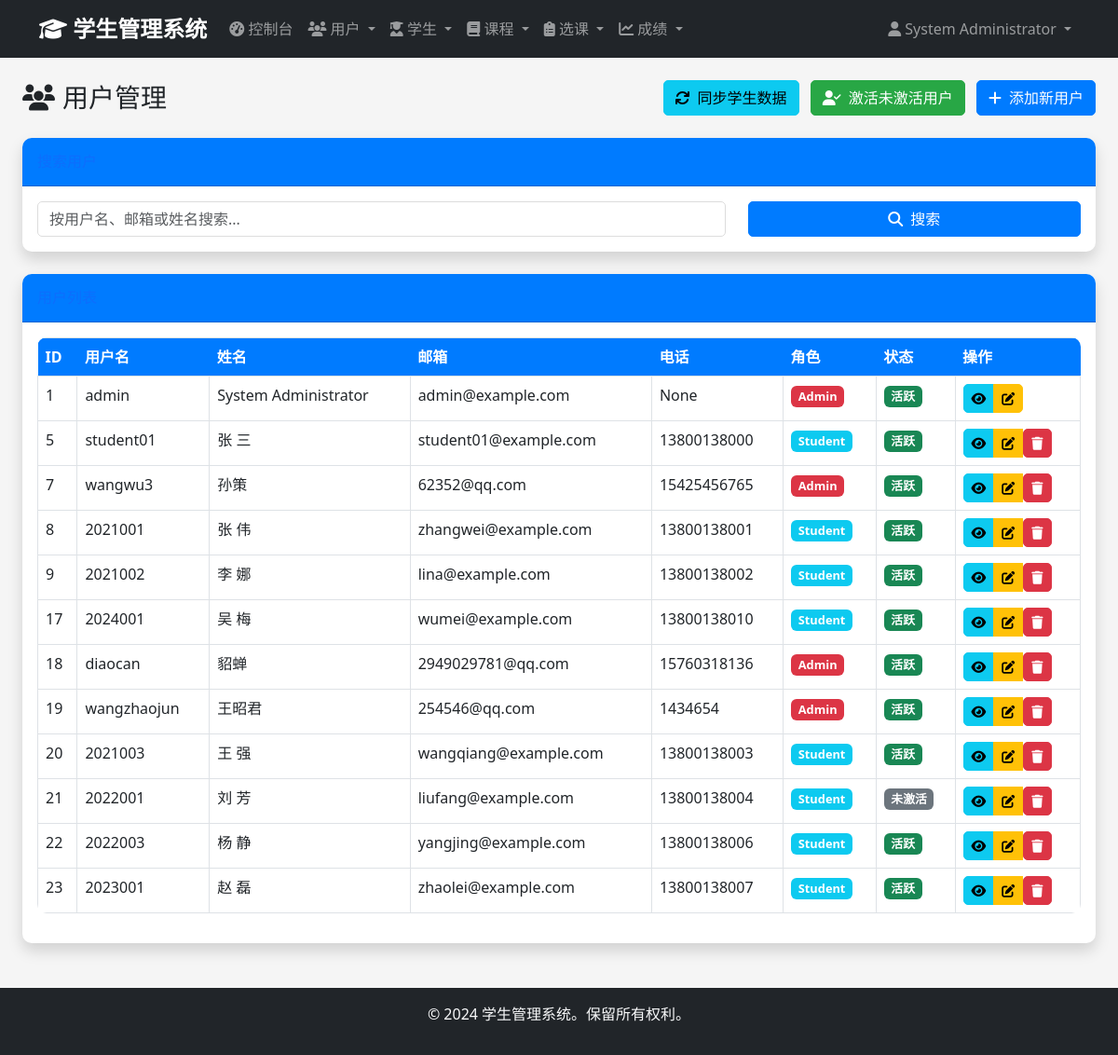
/admin/users (signed in), run on an earlier commit of the app's database.
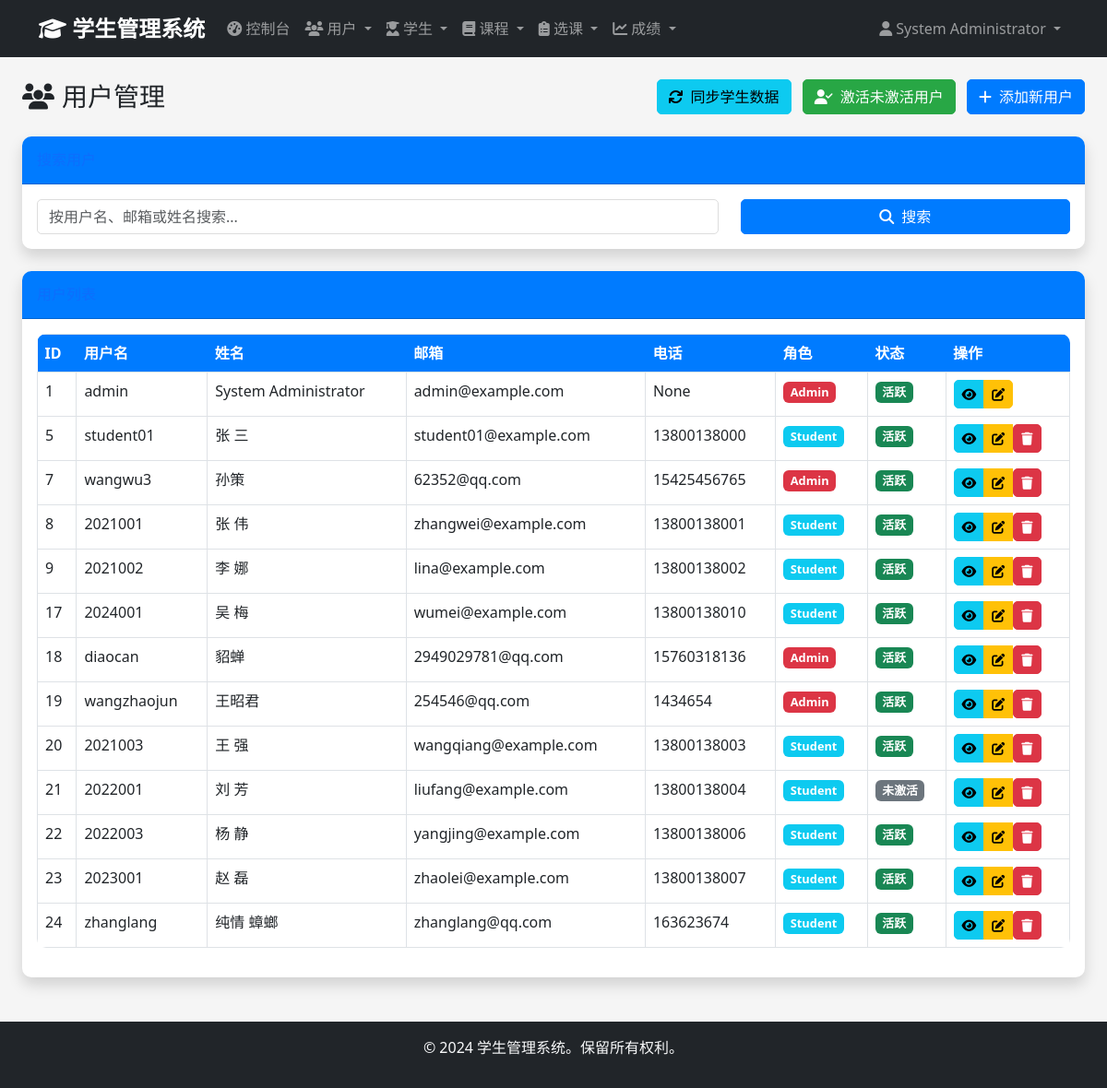
And on a later commit of the database.
### app/models/user.py (models this page shows, shortened)
class User(UserMixin, db.Model):
    __tablename__ = 'users'
    id = db.Column(db.Integer, primary_key=True)
    username = db.Column(db.String(50), unique=True, nullable=False)
    email = db.Column(db.String(100), unique=True, nullable=False)
    password_hash = db.Column(db.String(255), nullable=False)
    full_name = db.Column(db.String(100), nullable=False)
    phone = db.Column(db.String(20))
    role = db.Column(db.Enum('admin', 'student', name='user_role'), nullable=False, default='student')
    is_active = db.Column(db.Boolean, default=True)
    created_at = db.Column(db.DateTime, default=datetime.utcnow)
    updated_at = db.Column(db.DateTime, default=datetime.utcnow, onupdate=datetime.utcnow)
    administrator = db.relationship('Administrator', backref='user', uselist=False, cascade='all, delete-orphan')
    def is_admin(self):
        return self.role == 'admin'

### app/views/admin.py (the view, shortened to what this page needs)
@admin_bp.route('/users')
@login_required
@admin_required
def users():
    page = request.args.get('page', 1, type=int)
    search = request.args.get('search', '')
    query = User.query
    users = query.paginate(
        page=page,
        per_page=20,
        error_out=False
    )
    return render_template('admin/users/index.html', users=users, search=search)

### app/views/auth.py (called while the page is built)
def admin_required(f):
    @wraps(f)
    def decorated_function(*args, **kwargs):
        if not current_user.is_authenticated or not current_user.is_admin():
            flash('访问被拒绝。需要管理员权限。', 'error')
            return redirect(url_for('auth.login'))
        return f(*args, **kwargs)
    return decorated_function

### app/templates/admin/users/index.html (shortened to what the changed rows need)
{% extends "base.html" %}
{% block content %}
<div class="container-fluid">
    <div class="d-sm-flex align-items-center justify-content-between mb-4">
        <div class="d-flex align-items-center">
            <h1 class="h3 mb-0 text-gray-800">
                <i class="fas fa-users me-2"></i>用户管理
            </h1>
        </div>
    </div>
    <div class="card shadow mb-4">
        <div class="card-body">
            {% if users.items %}
            <div class="table-responsive">
                <table class="table table-bordered" id="usersTable" width="100%" cellspacing="0">
                    <thead>
                        <tr>
                            <th>ID</th>
                            <th>用户名</th>
                            <th>姓名</th>
                            <th>邮箱</th>
                            <th>电话</th>
                            <th>角色</th>
                            <th>状态</th>
                            <th>操作</th>
                        </tr>
                    </thead>
                    <tbody>
                        {% for user in users.items %}
                        <tr>
                            <td>{{ user.id }}</td>
                            <td>{{ user.username }}</td>
                            <td>{{ user.full_name }}</td>
                            <td>{{ user.email }}</td>
                            <td>{{ user.phone or '-' }}</td>
                            <td>
                                <span class="badge bg-{{ 'danger' if user.role == 'admin' else 'info' }}">
                                    {{ user.role.title() }}
                                </span>
                            </td>
                            <td>
                                {% if user.is_active %}
                                    <span class="badge bg-success">活跃</span>
                                {% else %}
                                    <span class="badge bg-secondary">未激活</span>
                                {% endif %}
                            </td>
                            <td>
                                <div class="btn-group" role="group">
                                    <a href="{{ url_for('admin.view_user', user_id=user.id) }}" class="btn btn-sm btn-info" title="查看">
                                        <i class="fas fa-eye"></i>
                                    </a>
                                    <a href="{{ url_for('admin.edit_user', user_id=user.id) }}" class="btn btn-sm btn-warning" title="编辑">
                                        <i class="fas fa-edit"></i>
                                    </a>
                                    {% if user.id != current_user.id %}
                                    <form method="POST" action="{{ url_for('admin.delete_user', user_id=user.id) }}" style="display: inline;"
                                          onsubmit="return confirm('确定要删除这个用户吗？');">
                                        <button type="submit" class="btn btn-sm btn-danger" title="删除">
                                            <i class="fas fa-trash"></i>
                                        </button>
                                    </form>
                                    {% endif %}
                                </div>
                            </td>
                        </tr>
                        {% endfor %}
                    </tbody>
                </table>
            </div>
            {% endif %}
        </div>
    </div>
</div>
{% endblock %}

### app/templates/base.html (shortened to what this page needs)
<!DOCTYPE html>
<html lang="zh-CN">
<head>
    <link href="https://cdn.jsdelivr.net/npm/bootstrap@5.3.0/dist/css/bootstrap.min.css" rel="stylesheet">
    <link href="https://cdnjs.cloudflare.com/ajax/libs/font-awesome/6.4.0/css/all.min.css" rel="stylesheet">
    <link href="{{ url_for('static', filename='css/style.css') }}" rel="stylesheet">
</head>
<body>
    {% if current_user.is_authenticated %}
    <nav class="navbar navbar-expand-lg navbar-dark bg-dark">
        <div class="container">
            <a class="navbar-brand" href="{{ url_for('main.dashboard') }}">
                <i class="fas fa-graduation-cap"></i> 学生管理系统
            </a>
            <div class="collapse navbar-collapse" id="navbarNav">
                <ul class="navbar-nav me-auto">
                    {% if current_user.is_admin() %}
                    <li class="nav-item">
                        <a class="nav-link" href="{{ url_for('admin.dashboard') }}">
                            <i class="fas fa-tachometer-alt"></i> 控制台
                        </a>
                    </li>
                    <li class="nav-item dropdown">
                        <a class="nav-link dropdown-toggle" href="#" data-bs-toggle="dropdown">
                            <i class="fas fa-users"></i> 用户
                        </a>
                    </li>
                    <li class="nav-item dropdown">
                        <a class="nav-link dropdown-toggle" href="#" data-bs-toggle="dropdown">
                            <i class="fas fa-user-graduate"></i> 学生
                        </a>
                    </li>
                    <li class="nav-item dropdown">
                        <a class="nav-link dropdown-toggle" href="#" data-bs-toggle="dropdown">
                            <i class="fas fa-book"></i> 课程
                        </a>
                    </li>
                    <li class="nav-item dropdown">
                        <a class="nav-link dropdown-toggle" href="#" data-bs-toggle="dropdown">
                            <i class="fas fa-clipboard-list"></i> 选课
                        </a>
                    </li>
                    <li class="nav-item dropdown">
                        <a class="nav-link dropdown-toggle" href="#" data-bs-toggle="dropdown">
                            <i class="fas fa-chart-line"></i> 成绩
                        </a>
                    </li>
                    {% endif %}
                </ul>
                <ul class="navbar-nav">
                    <li class="nav-item dropdown">
                        <a class="nav-link dropdown-toggle" href="#" data-bs-toggle="dropdown">
                            <i class="fas fa-user"></i> {{ current_user.full_name }}
                        </a>
                    </li>
                </ul>
            </div>
        </div>
    </nav>
    {% endif %}
    <main class="container-fluid py-4">
        {% block content %}{% endblock %}
    </main>
    <footer class="bg-dark text-light text-center py-3 mt-auto">
        <div class="container">
            <p>&copy; 2024 学生管理系统。保留所有权利。</p>
        </div>
    </footer>
</body>
</html>

What changed in the data, as far as the page shows it:
added User: id "24", username "zhanglang", full_name "纯情 蟑螂", email "zhanglang@qq.com", phone "163623674", role "Student", is_active "活跃"
